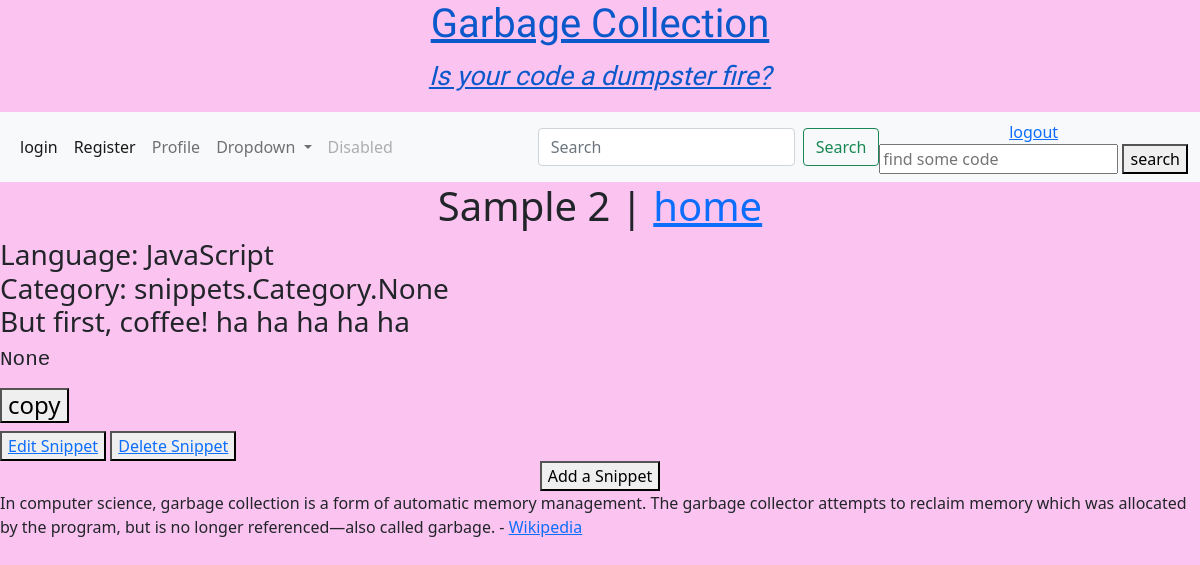
Page /snippet/2/ (signed in) on the earlier database version.
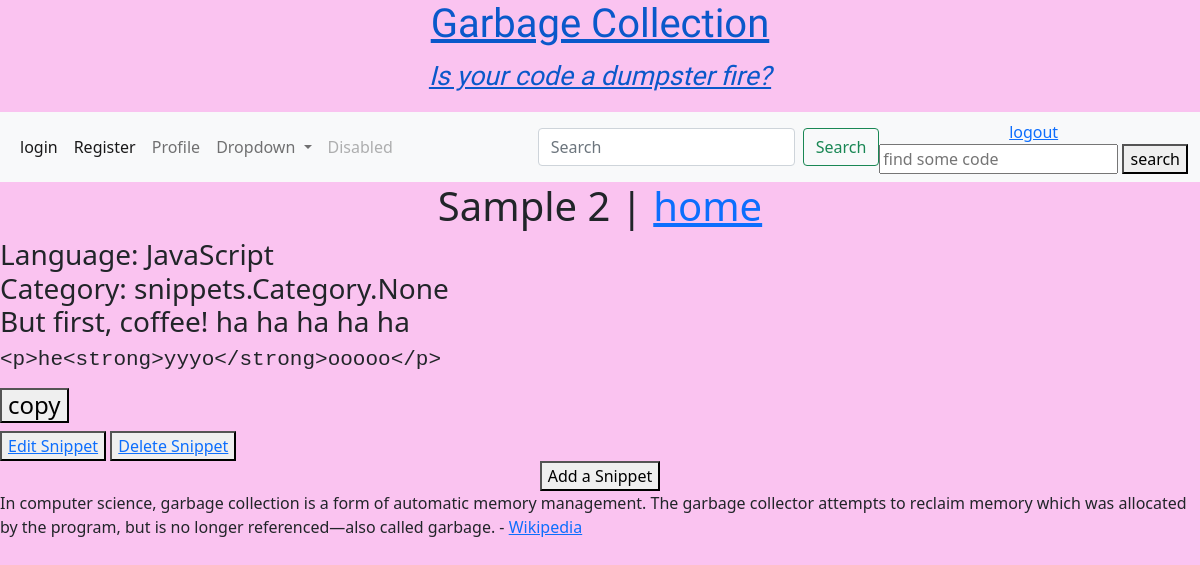
Same page on the later database version.
### snippets/models.py (models this page shows, shortened)
class Snippet(models.Model):
    title = models.CharField(max_length=500)
    language = models.CharField(max_length=100, blank=False)
    category = models.ManyToManyField("Category", related_name="snippets", blank=True)
    description = models.TextField(max_length=200, null=True, blank=True)
    code = models.TextField(max_length=2000, null=True, blank=True)
    created_at = models.DateTimeField(auto_now_add=True)

### snippets/views.py (the view)
# urls.py: path('snippet/<int:pk>/', snippets_views.detail, name='detail'),
@login_required
def detail(request, pk):
    snippet = get_object_or_404(Snippet, pk=pk)
    form = SnippetForm()
    return render(request, "detail.html", {"snippet": snippet, "pk": pk, "form": form})

### snippets/forms.py
class SnippetForm(forms.ModelForm):
    class Meta:
        model = Snippet
        fields = [
            'title',
            'language',
            'category',
            'description',
            'code',
        ]

### templates/detail.html
{% extends "base.html" %}{% load static %}
{% block content %}
<h1>
    <center>
    {{ snippet.title }} | <a href="{% url 'index' %}">home</a>
    </center>
</h1>
<h3>
    Language: {{ snippet.language }}
        <br>
    Category: {{ snippet.category }}
        <br>
    {{ snippet.description }}
</h3>
<h4 id="code-section">
<pre><code>{{ snippet.code }}</code></pre>
    <button class="copy-btn" data-code="{{ snippet.code }}">
        copy
    </button>
</h4>
<button class="button is-success is-small is-responsive" class="shyButton"><a href="{% url 'edit' pk=snippet.pk %}">Edit Snippet</a></button>
<button class="button is-success is-small is-responsive" class="shyButton"><a href="{% url 'delete' pk=snippet.pk %}">Delete Snippet</a></button>
{% endblock %}

Differences in the rows shown:
changed Snippet "Sample 2": code "None" → "<p>he<strong>yyyo</strong>ooooo</p>"
